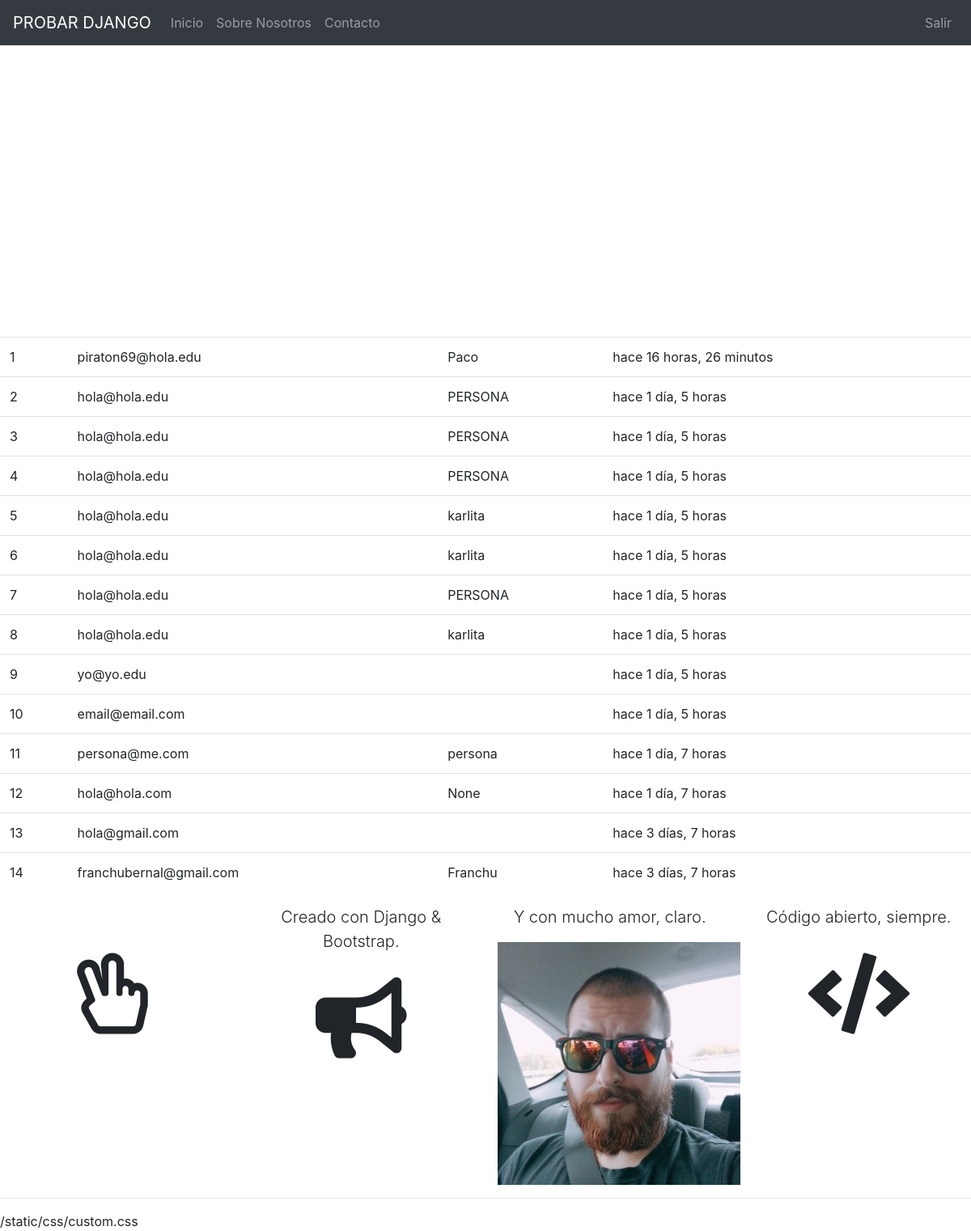
The app's page / (signed in) with its own data.
### boletin/models.py (models this page shows, shortened)
class Registrado(models.Model):
	nombre = models.CharField(max_length=100, blank=True, null=True)
	email = models.EmailField()
	timestamp = models.DateTimeField(auto_now_add=True, auto_now=False)
	def __str__(self): #Python 3
		return self.email

### boletin/views.py (the view)
# urls.py: url(r'^$', views.inicio, name='inicio'),
def inicio(request):
	titulo = "Bienvenidos"
	if request.user.is_authenticated():
		titulo ="Bienvenid@ %s" %(request.user)
	form = RegModelForm(request.POST or None)
	context = {
		"titulo": titulo,
		"el_form": form,
	}
	if form.is_valid():
		instance = form.save(commit=False)
		nombre= form.cleaned_data.get("nombre")
		email = form.cleaned_data.get("email")
		if not instance.nombre:
			instance.nombre = "PERSONA"
		instance.save()
		print instance
		print instance.timestamp
		context = {
		"titulo":"Gracias %s!" %(nombre)
	}
		if not nombre:
			context = {
				"titulo":"Gracias %s!" %(email)
			}
	if request.user.is_authenticated and request.user.is_staff:
		queryset = Registrado.objects.all().order_by("-timestamp")#.filter(nombre__iexact="Franchu")
		context ={
		"queryset" : queryset,
		}
	return render(request, "inicio.html", context)

### templates/inicio.html (shortened to what this page needs)
{% extends "base.html" %}
{% load crispy_forms_tags %}
{% load static %}
{% block jumbotron %}
{% if request.user.is_staff %}
<table class="table">
{% for instance in queryset %}
<tr><td>{{ forloop.counter }}</td><td>{{ instance }}</td><td>{{ instance.nombre }}</td><td>hace {{ instance.timestamp|timesince }}</td></tr> <br>
{% endfor %}
</table>
{% endif %}
{% endblock %}
{% block content %}
{% if request.user.is_staff %}
<div class="row">
	<div class="col-sm-3 col-xs-12 pull-right">
	{% if not user.is_authenticated %}
	<p class="lead text-align-center">Subscribirte</p>
		<form class="lead" method="POST" action="">{% csrf_token %}
		{{ el_form|crispy }}
		<br>
		&nbsp; &nbsp; &nbsp; &nbsp; &nbsp; &nbsp; &nbsp; &nbsp; <input class="btn btn-primary" type="submit" value="Enviar">
		</form>
		{% else %}
		<p class="lead text-align-center">{{ titulo }}<br><br>
		<i class="far fa-hand-peace fa-5x"></i></p>
		{% endif %}
	</div>
<div class="col-sm-3">
	<p class="lead text-align-center">Creado con Django &amp; Bootstrap.<br><br><i class="fas fa-bullhorn fa-5x"></i></p>
</div>
<div class="col-sm-3">
	<p class="lead text-align-center">Y con mucho amor, claro.</p> <img width="300" height="300" src="{% static 'img/franchu.jpg' %}">
</div>
<div class="col-sm-3">
	<p class="lead text-align-center">Código abierto, siempre.<br><br><i class="fas fa-code fa-5x"></i></p>
</div>
</div>
<hr/>
{% endif %}
{% endblock %}

### templates/base.html (shortened to what this page needs)
<!doctype html>
{% load static %}
<html lang="en">
  <head>
{% include "head_css.html" %}
  </head>
  <body>
{% include "navbar.html" %}
{% block jumbotron %}
{% endblock %}
{% block content %}
{% endblock %}
{% include "javascript.html" %}
  </body>
</html>

### templates/head_css.html (shortened to what this page needs)
 {% load static %}
    <link href="{% static 'css/bootstrap.min.css' %}" rel="stylesheet">
    <link href="{% static 'css/navbar-top.css' %}" rel="stylesheet">
    <link href="{% static 'css/custom.css' %}" rel="stylesheet">
	<link rel="stylesheet" href="https://use.fontawesome.com/releases/v5.0.13/css/all.css">

### templates/navbar.html (shortened to what this page needs)
<nav class="navbar navbar-expand-md navbar-dark bg-dark mb-4">
      <a class="navbar-brand" href="/">PROBAR DJANGO</a>
      <div class="collapse navbar-collapse" id="navbarCollapse">
        <ul class="navbar-nav mr-auto">
          <li class="nav-item">
            <a class="nav-link" href="/">Inicio <span class="sr-only">(current)</span></a>
          </li>
          <li class="nav-item">
            <a class="nav-link" href="{% url 'about' %}">Sobre Nosotros</a>
          </li>
          <li class="nav-item">
            <a class="nav-link" href="{% url 'contact' %}">Contacto</a>
          </li>
        </ul>
        <ul class="nav navbar-nav navbar-right">
        {% if request.user.is_authenticated %}
        <li class="nav-item"><a class="nav-link" href="{% url 'auth_logout' %}">Salir</a></li>
        {% else %}
          <li class="nav-item"><a class="nav-link" href="{% url 'registration_register' %}">Registrarte</a></li>
<!--           <li class="nav-item"><a class="nav-link" href="{% url 'auth_login' %}">Entrar</a></li>
 -->    {% endif %}
      </div>
    </nav>

### templates/javascript.html (shortened to what this page needs)
    {% load static %}
    {% static 'css/custom.css' %}

### static_pro/static/css/navbar-top.css (style rules this page uses)
body { min-height: 750px; }

### static_pro/static/css/custom.css (style rules this page uses)
.text-align-center { text-align: center; }

### records on screen
Registrado: email "piraton69@hola.edu", nombre "Paco", timestamp "16 horas, 26 minutos"
Registrado: email "hola@hola.edu", nombre "PERSONA", timestamp "1 día, 5 horas"
Registrado: email "hola@hola.edu", nombre "PERSONA", timestamp "1 día, 5 horas"
Registrado: email "hola@hola.edu", nombre "PERSONA", timestamp "1 día, 5 horas"
Registrado: email "hola@hola.edu", nombre "karlita", timestamp "1 día, 5 horas"
Registrado: email "hola@hola.edu", nombre "karlita", timestamp "1 día, 5 horas"
Registrado: email "hola@hola.edu", nombre "PERSONA", timestamp "1 día, 5 horas"
Registrado: email "hola@hola.edu", nombre "karlita", timestamp "1 día, 5 horas"
Registrado: email "yo@yo.edu", timestamp "1 día, 5 horas"
Registrado: email "email@email.com", timestamp "1 día, 5 horas"
Registrado: email "persona@me.com", nombre "persona", timestamp "1 día, 7 horas"
Registrado: email "hola@hola.com", nombre "None", timestamp "1 día, 7 horas"
Registrado: email "hola@gmail.com", timestamp "3 días, 7 horas"
Registrado: email "franchubernal@gmail.com", nombre "Franchu", timestamp "3 días, 7 horas"
